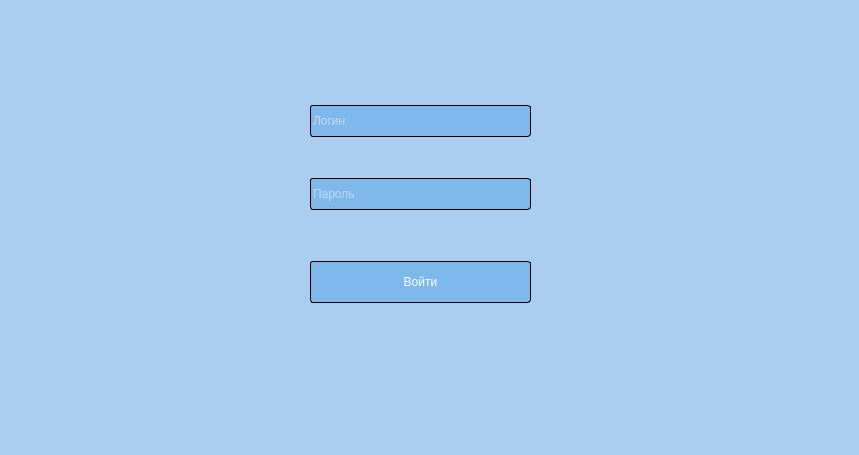
<?xml version="1.0" encoding="UTF-8"?>
<ui version="4.0">
 <class>Form</class>
 <widget class="QWidget" name="Form">
  <property name="enabled">
   <bool>true</bool>
  </property>
  <property name="geometry">
   <rect>
    <x>0</x>
    <y>0</y>
    <width>859</width>
    <height>455</height>
   </rect>
  </property>
  <property name="windowTitle">
   <string>Form</string>
  </property>
  <property name="styleSheet">
   <string notr="true">background-color: #ABCDEF;
border: 0;
border-radius: 0;
color: white;</string>
  </property>
  <widget class="QWidget" name="verticalWidget" native="true">
   <property name="geometry">
    <rect>
     <x>310</x>
     <y>70</y>
     <width>221</width>
     <height>271</height>
    </rect>
   </property>
   <property name="styleSheet">
    <string notr="true"/>
   </property>
   <layout class="QVBoxLayout" name="verticalLayout">
    <item>
     <widget class="QLineEdit" name="Login">
      <property name="styleSheet">
       <string notr="true">* {
background-color: #7FB9EB;
border: 1px solid black;
border-radius: 3px;
height: 30px;
}</string>
      </property>
      <property name="maxLength">
       <number>30</number>
      </property>
      <property name="placeholderText">
       <string>Логин</string>
      </property>
     </widget>
    </item>
    <item>
     <widget class="QLineEdit" name="Password">
      <property name="styleSheet">
       <string notr="true">* {
background-color: #7FB9EB;
border: 1px solid black;
border-radius: 3px;
height: 30px;
}</string>
      </property>
      <property name="maxLength">
       <number>25</number>
      </property>
      <property name="echoMode">
       <enum>QLineEdit::Password</enum>
      </property>
      <property name="placeholderText">
       <string>Пароль</string>
      </property>
     </widget>
    </item>
    <item>
     <spacer name="verticalSpacer">
      <property name="orientation">
       <enum>Qt::Vertical</enum>
      </property>
      <property name="sizeType">
       <enum>QSizePolicy::Fixed</enum>
      </property>
      <property name="sizeHint" stdset="0">
       <size>
        <width>20</width>
        <height>10</height>
       </size>
      </property>
     </spacer>
    </item>
    <item>
     <widget class="QPushButton" name="signup">
      <property name="enabled">
       <bool>false</bool>
      </property>
      <property name="styleSheet">
       <string notr="true">* {
background-color: #7FB9EB;
border: 1px solid black;
border-radius: 3px;
height: 40px;
}

*:hover {
background-color: #AAD0F3;
color: black;
}

*:disabled,
*[disabled]{
  background-color: #CEDFF3;
  color: #363636;
}</string>
      </property>
      <property name="text">
       <string>Войти</string>
      </property>
     </widget>
    </item>
   </layout>
  </widget>
  <widget class="QFrame" name="frame">
   <property name="geometry">
    <rect>
     <x>30</x>
     <y>10</y>
     <width>70</width>
     <height>70</height>
    </rect>
   </property>
   <property name="styleSheet">
    <string notr="true">* {
	image: url(:/LogoType/designe/LogoType.png);
}</string>
   </property>
   <property name="frameShape">
    <enum>QFrame::StyledPanel</enum>
   </property>
   <property name="frameShadow">
    <enum>QFrame::Raised</enum>
   </property>
  </widget>
 </widget>
 <tabstops>
  <tabstop>Login</tabstop>
  <tabstop>Password</tabstop>
  <tabstop>signup</tabstop>
 </tabstops>
 <resources>
  <include location="../source.qrc"/>
 </resources>
 <connections/>
 <slots>
  <slot>slot1()</slot>
 </slots>
</ui>
